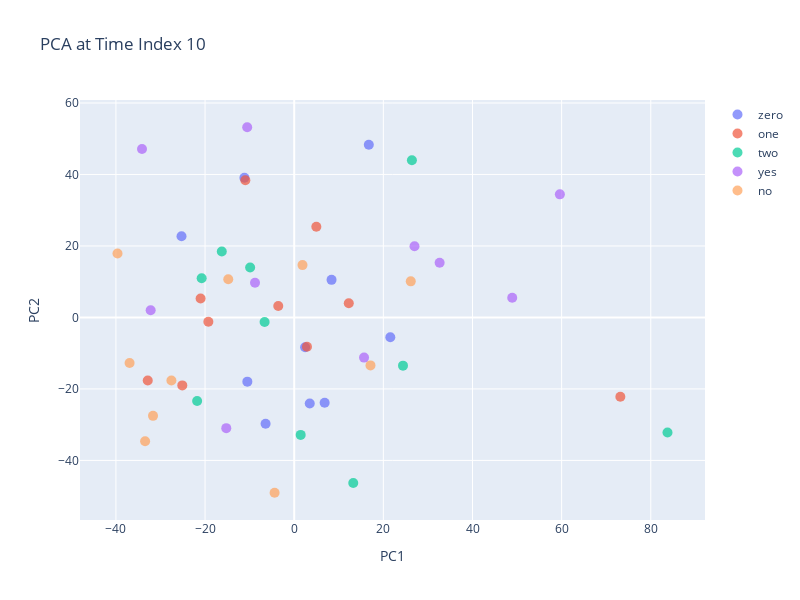

The cell this chart's notebook holds for it:
### Markdown cell above
## Step 8: Custom Time Index Exploration

Use this cell to explore any specific time index:

### Code cell
# Set your desired time index here
CUSTOM_TIME_INDEX = 10  # Change this value (0 to 49)

print(f"Extracting embeddings at time index: {CUSTOM_TIME_INDEX}")

custom_embeddings = []
custom_labels = []

for file_path, label in zip(file_paths, file_labels):
    try:
        emb = extract_temporal_slice(dac_processor, file_path, CUSTOM_TIME_INDEX)
        custom_embeddings.append(emb)
        custom_labels.append(label)
    except Exception as e:
        print(f"Skipped: {e}")

custom_embeddings = np.array(custom_embeddings)
print(f"Shape: {custom_embeddings.shape}")

# Quick PCA visualization
pca_custom = PCA(n_components=2)
pca_custom_result = pca_custom.fit_transform(custom_embeddings)

fig = go.Figure()
for word in words:
    mask = np.array([label == word for label in custom_labels])
    fig.add_trace(go.Scatter(
        x=pca_custom_result[mask, 0],
        y=pca_custom_result[mask, 1],
        mode='markers',
        name=word,
        marker=dict(size=10, color=color_map[word], opacity=0.7)
    ))

fig.update_layout(
    title=f'PCA at Time Index {CUSTOM_TIME_INDEX}',
    xaxis_title='PC1',
    yaxis_title='PC2',
    width=800,
    height=600
)

fig.show()

# Metrics
numeric_custom = np.array([label_to_idx[label] for label in custom_labels])
sil_custom = silhouette_score(pca_custom_result, numeric_custom)
db_custom = davies_bouldin_score(pca_custom_result, numeric_custom)

print(f"\nMetrics for time index {CUSTOM_TIME_INDEX}:")
print(f"  Silhouette: {sil_custom:+.4f}")
print(f"  Davies-Bouldin: {db_custom:.4f}")

### Figure 1 — Plotly figure (JSON) as saved in the notebook; plotly's stock layout.template omitted (floating-point values rounded to 4 significant figures)
{"data": [{"marker": {"color": "#636EFA", "opacity": 0.7, "size": 10}, "mode": "markers", "name": "zero", "type": "scatter", "x": [-25.28, 6.829, 3.49, 21.56, 2.447, -6.422, 8.378, 16.74, -11.17, -10.51], "y": [22.7, -23.88, -24.06, -5.568, -8.362, -29.74, 10.51, 48.3, 39.08, -17.96]}, {"marker": {"color": "#EF553B", "opacity": 0.7, "size": 10}, "mode": "markers", "name": "one", "type": "scatter", "x": [4.962, 12.24, -25.11, -19.26, -3.577, -21.0, -10.96, 2.862, -32.86, 73.17], "y": [25.35, 3.96, -19.01, -1.189, 3.202, 5.276, 38.38, -8.22, -17.63, -22.21]}, {"marker": {"color": "#00CC96", "opacity": 0.7, "size": 10}, "mode": "markers", "name": "two", "type": "scatter", "x": [-9.889, 1.451, -6.642, 83.75, 24.41, -16.24, -21.78, 26.41, -20.76, 13.25], "y": [13.96, -32.86, -1.272, -32.19, -13.49, 18.46, -23.39, 43.99, 10.98, -46.33]}, {"marker": {"color": "#AB63FA", "opacity": 0.7, "size": 10}, "mode": "markers", "name": "yes", "type": "scatter", "x": [-8.797, -32.2, 32.63, 48.91, 59.6, -10.55, 26.99, -34.15, -15.24, 15.67], "y": [9.703, 1.986, 15.29, 5.511, 34.44, 53.21, 19.9, 47.12, -30.98, -11.24]}, {"marker": {"color": "#FFA15A", "opacity": 0.7, "size": 10}, "mode": "markers", "name": "no", "type": "scatter", "x": [1.857, -4.402, -31.68, 17.11, -14.79, -33.45, -39.64, -27.55, 26.15, -36.93], "y": [14.64, -49.05, -27.54, -13.42, 10.69, -34.65, 17.88, -17.62, 10.1, -12.76]}], "layout": {"height": 600, "title": {"text": "PCA at Time Index 10"}, "width": 800, "xaxis": {"title": {"text": "PC1"}}, "yaxis": {"title": {"text": "PC2"}}}}
